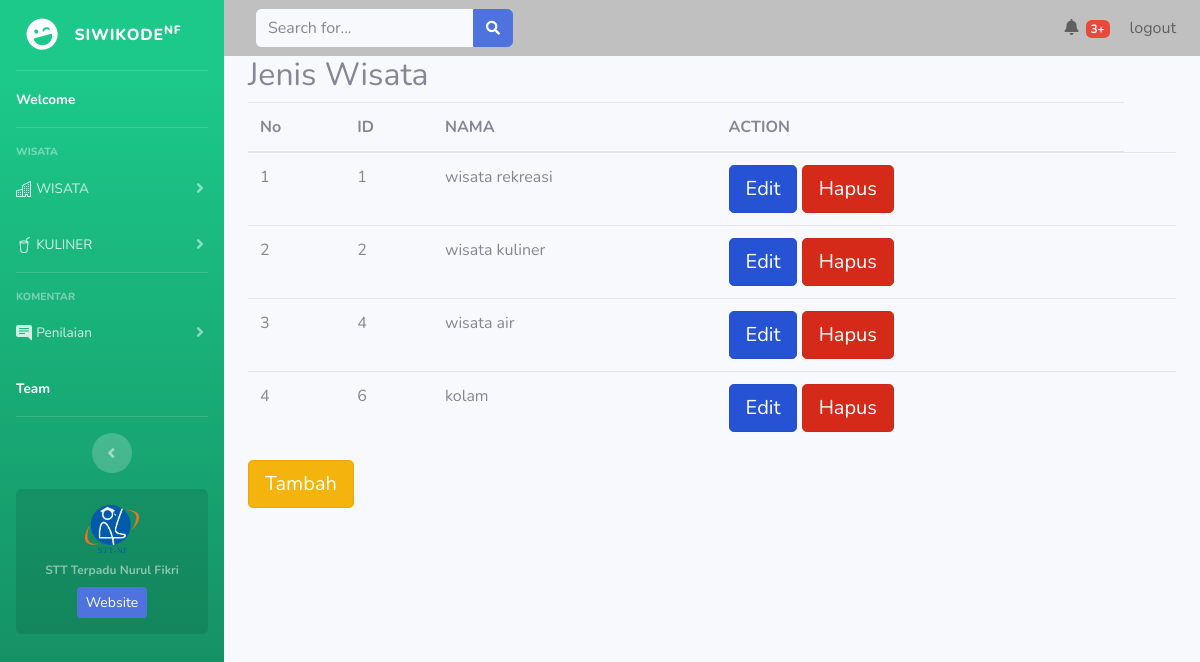
/siwikode/index.php/jeniswisata, run on the app's committed database.
### tables this page shows
CREATE TABLE `jenis_wisata` (
  `id` int(11) NOT NULL,
  `nama_jeniswisata` varchar(30) DEFAULT NULL
);

### siwikode/application/controllers/JenisWisata.php (called while the page is built, shortened)
<?php
class Jeniswisata extends CI_Controller {
    public function index() {
        $this->load->model('jeniswisata_model', 'jeniswisata');
        $data['list_jeniswisata'] = $this->jeniswisata->getAll();
            $this->load->view('layouts/header');
            $this->load->view('jeniswisata/index', $data);
            $this->load->view('layouts/footer');
    }
}
?>

### siwikode/index.php (called while the page is built, shortened)
<?php
require_once BASEPATH.'core/CodeIgniter.php';

### siwikode/application/models/Jeniswisata_model.php (called while the page is built, shortened)
<?php
class Jeniswisata_model extends CI_Model{
public function getAll(){
   $query = $this->db->get('jenis_wisata');
   return $query;
}
}
?>

### siwikode/application/views/jeniswisata/index.php (the view, shortened to what this page needs)
<table class="table">
<h2>Jenis Wisata</h2>
<thead>
<tr>
<th>No</th>
<th>ID</th>
<th>NAMA</th>
<th>ACTION</th>
</tr>
</thead>
<tbody>
<?php
$nomor=1;
foreach ($list_jeniswisata->result() as $row) {
    echo '<tr><td>'.$nomor.'</td>';
    echo '<td>'.$row->id .'</td>';
    echo '<td>'.$row->nama_jeniswisata .'</td>';
    echo '<td>
    <a href="'.base_url().'index.php/jeniswisata/edit/'.$row->id.'" class="btn btn-primary btn-lg active" role="button" aria-pressed="true">Edit</a>
    <a href="'.base_url().'index.php/jeniswisata/delete/'.$row->id.'" class="btn btn-danger btn-lg active" role="button" aria-pressed="true"
    onclick="return hapusDosen(\'Data jenis Wisata yang bernama ' .$row->nama_jeniswisata.' Yakin Mau dihapus ? \')">Hapus</a>
    <td/>';
    echo '</tr>';
    $nomor++;
} ?>
</tbody>
</table>
<a href="<?=base_url()?>index.php/jeniswisata/create" class="btn btn-warning btn-lg active" role="button" aria-pressed="true">Tambah</a>

### data on the page
jenis_wisata: id "1", nama_jeniswisata "wisata rekreasi"
jenis_wisata: id "2", nama_jeniswisata "wisata kuliner"
jenis_wisata: id "4", nama_jeniswisata "wisata air"
jenis_wisata: id "6", nama_jeniswisata "kolam"
